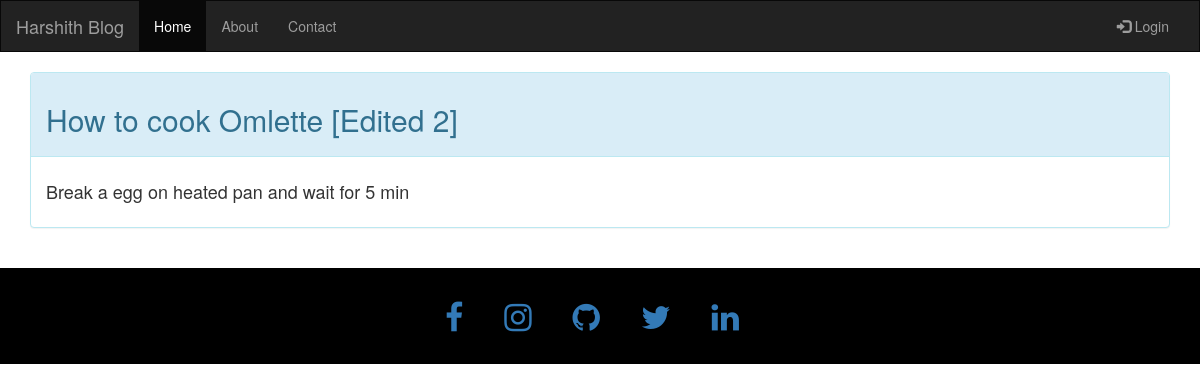
/post/1, run on the app's committed database.
### blog/models.py (models this page shows, shortened)
class Post(models.Model):
    title = models.CharField(max_length = 200)
    user = models.ForeignKey('auth.User',on_delete = models.CASCADE)
    body = models.TextField()

### blog/views.py (the view)
# urls.py: path('post/<int:pk>',BlogDetailView.as_view(), name= 'post_detail'),
class BlogDetailView(DetailView):
    model = Post
    template_name = 'post_detail.html'

### blog/templates/post_detail.html (shortened to what this page needs)
{% extends 'base.html' %}
{% block content %}
<div class="post_entry">
    <div class="panel panel-info">
        <div class="panel-heading"><h2>{{post.title}}</h2></div>
        <div class="panel-body"><h4>{{post.body}}</h4></div>
      </div>
</div>
<br>
{% endblock content %}

### data on the page
Post: title "How to cook Omlette [Edited 2]", body "Break a egg on heated pan and wait for 5 min"
